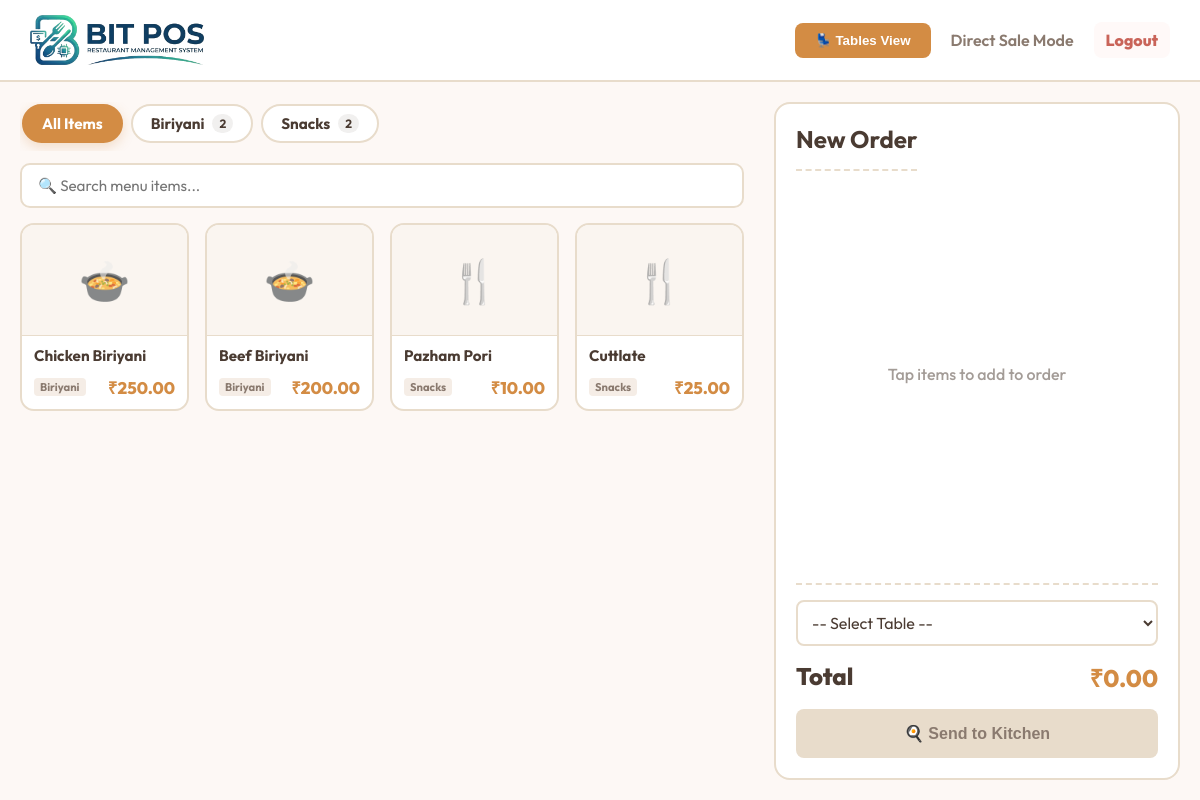
The page / (signed in) on the database its author committed.
### core/models.py (models this page shows, shortened)
class Category(models.Model):
    company = models.ForeignKey(Company, related_name='categories', on_delete=models.CASCADE)
    name = models.CharField(max_length=100)
    printer = models.ForeignKey(Printer, related_name='categories', on_delete=models.SET_NULL, null=True, blank=True)

class MenuItem(models.Model):
    company = models.ForeignKey(Company, related_name='menu_items', on_delete=models.CASCADE)
    category = models.ForeignKey(Category, related_name='items', on_delete=models.CASCADE)
    name = models.CharField(max_length=200)
    description = models.TextField(blank=True)
    price = models.DecimalField(max_digits=8, decimal_places=2, validators=[MinValueValidator(Decimal('0.01'))])
    image = models.ImageField(upload_to='menu_items/', null=True, blank=True)
    is_available = models.BooleanField(default=True)

### core/views.py (the view)
# urls.py: path('', views.pos_dashboard, name='pos_dashboard'),
@login_required(login_url='login_view')
def pos_dashboard(request):
    if request.user.is_superuser:
        return HttpResponseRedirect(reverse('super_admin_dashboard'))
    if not hasattr(request.user, 'profile') or not request.user.profile.company:
        return HttpResponseForbidden("Your account is not assigned to any store.")
    if request.user.profile.role == 'admin':
        return HttpResponseRedirect(reverse('sales_dashboard'))
    company = request.user.profile.company
    from .models import Table
    tables = Table.objects.filter(company=company).order_by('table_number')
    categories = Category.objects.filter(company=company).prefetch_related('items')
    return render(request, 'core/pos_dashboard.html', {
        'categories': categories,
        'tables': tables,
        'company': company,
    })

### core/templates/core/pos_dashboard.html (shortened to what this page needs)
<!DOCTYPE html>
<html lang='en'>
<head>
</head>
<body>
    <header>
        <h1><img src="/static/core/images/logo.png" alt="BITPOS" style="height: 50px; vertical-align: middle;"></h1>
        <div style='font-weight: 600; color: #8A7A6F; display: flex; align-items: center;'>
            {% if company.pos_type != 'cafe' %}
            <button onclick="openTablesModal()" style="margin-right:20px; padding:10px 20px; background:var(--primary); color:white; border:none; border-radius:8px; font-weight:800; cursor:pointer;">&#128186; Tables View</button>
            {% else %}
            <button onclick="loadActiveOrders()" style="margin-right:20px; padding:10px 20px; background:var(--primary); color:white; border:none; border-radius:8px; font-weight:800; cursor:pointer;">&#128193; Active Orders</button>
            {% endif %}
            <span style='margin-right:20px'>Direct Sale Mode</span>
            <a href='#' onclick="openLogoutModal(); return false;" style='color:#C96459;text-decoration:none;font-weight:800;padding:8px 12px;background:#FFF9F8;border-radius:8px'>Logout</a>
        </div>
    </header>
    <div class='main-container'>
        <div class='menu-section'>
            <div class="category-tabs-container">
                <div class="category-tabs" id="category-tabs">
                    <button class="category-tab-btn active" onclick="selectCategory('all', this)">
                        <span>All Items</span>
                    </button>
                    {% for category in categories %}
                    <button class="category-tab-btn" onclick="selectCategory('cat-{{ category.id }}', this)">
                        <span>{{ category.name }}</span>
                        <span class="cat-count-badge">{{ category.items.count }}</span>
                    </button>
                    {% endfor %}
                </div>
            </div>
            <div class="search-wrapper">
                <input type="text" id="pos-search-input" class="pos-search-input" placeholder="&#128269; Search menu items..." oninput="filterMenuItems()">
            </div>
            <div class='menu-grid' id="menu-grid">
                {% for category in categories %}
                    {% for item in category.items.all %}
                    <div class='menu-card' data-category="cat-{{ category.id }}" data-name="{{ item.name|lower }}" data-item-id="{{ item.id }}" onclick="addToCart('{{ item.id }}', '{{ item.name|escapejs }}', {{ item.price }}, '{{ category.name|escapejs }}')">
                        <div class="menu-card-img-wrap">
                            {% if item.image %}
                            <img src="{{ item.image.url }}" alt="{{ item.name }}" class="menu-card-img" loading="lazy">
                            {% else %}
                            <div class="menu-card-fallback-icon">
                                {% if 'tea' in item.name|lower or 'coffee' in item.name|lower or 'drink' in category.name|lower or 'juice' in category.name|lower %}
                                &#9749;
                                {% elif 'biriyani' in item.name|lower or 'chicken' in item.name|lower or 'non' in category.name|lower or 'burger' in item.name|lower or 'pizza' in item.name|lower %}
                                &#127858;
                                {% else %}
                                &#127860;
                                {% endif %}
                            </div>
                            {% endif %}
                        </div>
                        <div class="menu-card-body">
                            <div class='item-name'>{{ item.name }}</div>
                            <div class="item-meta-row">
                                <span class="item-cat-tag">{{ category.name }}</span>
                                <div class='item-price'>&#8377;{{ item.price }}</div>
                            </div>
                        </div>
                    </div>
                    {% endfor %}
                {% endfor %}
            </div>
        </div>
        <div class='order-panel'>
            <div style="display:flex; justify-content:space-between; align-items:center; margin-bottom:0;">
                <h2 id="order-panel-title" style="margin:0 0 8px;">New Order</h2>
            </div>
            <div class='cart-items' id='cart-items'>
                <div style="margin:auto; opacity:0.5; font-weight:500;">Tap items to add to order</div>
            </div>
            <div class='cart-footer'>
                {% if company.pos_type != 'cafe' %}
                <div style="margin-bottom: 15px;">
                    <select id="table-select" style="width: 100%; padding: 10px; border-radius: 8px; border: 2px solid var(--border); font-family: 'Outfit', sans-serif; font-size: 1rem; color: var(--text-color); background: white;">
                        <option value="">-- Select Table --</option>
                    </select>
                </div>
                {% endif %}
                <div class='cart-total'>
                    <span>Total</span>
                    <span style="color:var(--primary)" id="cart-total-price">&#8377;0.00</span>
                </div>
                <button class='checkout-btn' id="kitchen-btn" disabled onclick="sendToKitchen()" style="width:100%; font-size: 1rem;">&#127859; Send to Kitchen</button>
            </div>
        </div>
    </div>
</body>
</html>

### core/templates/core/pos_dashboard.html (style rules this page uses)
:root { --bg-color: #FDF8F5; --card-bg: #FFFFFF; --text-color: #4A3B32; --primary: #D38C44; --border: #E8DCCB; }
body { margin: 0; font-family: 'Outfit', sans-serif; background: var(--bg-color); color: var(--text-color); height: 100vh; display: flex; flex-direction: column; overflow: hidden; }
header { padding: 15px 30px; background: var(--card-bg); border-bottom: 2px solid var(--border); display: flex; justify-content: space-between; align-items: center; z-index: 10; }
h1 { margin: 0; font-weight: 800; font-size: 1.5rem; color: #4A3B32; }
.main-container { display: flex; flex: 1; padding: 20px; gap: 20px; overflow: hidden; }
.menu-section { flex: 2; display: flex; flex-direction: column; overflow-y: auto; padding-right: 10px; }
.category-tabs-container { margin-bottom: 12px; }
.category-tabs { display: flex; gap: 8px; overflow-x: auto; padding: 2px 2px 8px; scroll-behavior: smooth; }
.category-tab-btn { background: #FFFFFF; border: 2px solid var(--border); border-radius: 30px; padding: 8px 18px; font-family: 'Outfit', sans-serif; font-weight: 700; font-size: 0.95rem; color: var(--text-color); cursor: pointer; white-space: nowrap; display: flex; align-items: center; gap: 8px; transition: all 0.2s ease; user-select: none; }
.category-tab-btn.active { background: var(--primary); border-color: var(--primary); color: #FFFFFF; box-shadow: 0 4px 12px rgba(211, 140, 68, 0.25); }
.cat-count-badge { font-size: 0.75rem; padding: 2px 7px; border-radius: 10px; background: rgba(74, 59, 50, 0.08); color: inherit; }
.search-wrapper { margin-bottom: 15px; }
.pos-search-input { width: 100%; padding: 11px 16px; border-radius: 10px; border: 2px solid var(--border); background: #FFFFFF; font-family: 'Outfit', sans-serif; font-size: 0.95rem; color: var(--text-color); outline: none; transition: border-color 0.2s; box-sizing: border-box; }
.menu-grid { display: grid; grid-template-columns: repeat(auto-fill, minmax(160px, 1fr)); gap: 16px; margin-bottom: 20px; }
.menu-card { background: var(--card-bg); border: 2px solid var(--border); border-radius: 14px; overflow: hidden; cursor: pointer; transition: all 0.2s ease; user-select: none; display: flex; flex-direction: column; position: relative; }
.menu-card-img-wrap { height: 110px; width: 100%; background: #FAF5F0; display: flex; align-items: center; justify-content: center; position: relative; overflow: hidden; border-bottom: 1px solid var(--border); }
.menu-card-fallback-icon { font-size: 2.6rem; opacity: 0.8; }
.menu-card-body { padding: 10px 12px; display: flex; flex-direction: column; flex: 1; justify-content: space-between; }
.item-name { font-weight: 700; font-size: 0.95rem; color: #4A3B32; margin-bottom: 6px; line-height: 1.3; }
.item-meta-row { display: flex; justify-content: space-between; align-items: center; margin-top: 4px; }
.item-cat-tag { font-size: 0.7rem; font-weight: 700; color: #8A7A6F; background: #F5EDE6; padding: 2px 6px; border-radius: 4px; }
.item-price { color: var(--primary); font-weight: 800; font-size: 1.05rem; }
.order-panel { flex: 1; background: var(--card-bg); border-radius: 16px; border: 2px solid var(--border); padding: 20px; display: flex; flex-direction: column; }
.order-panel h2 { margin-top: 0; color: #4A3B32; border-bottom: 2px dashed var(--border); padding-bottom: 15px; }
.cart-items { flex: 1; overflow-y: auto; display: flex; flex-direction: column; gap: 10px; margin-bottom: 15px; }
.cart-footer { border-top: 2px dashed var(--border); padding-top: 15px; }
.cart-total { display: flex; justify-content: space-between; font-size: 1.5rem; font-weight: 800; margin-bottom: 15px; color: #4A3B32; }
.checkout-btn { width: 100%; padding: 15px; background: var(--primary); color: white; border: none; border-radius: 8px; font-weight: 800; font-size: 1.2rem; cursor: pointer; transition: 0.2s; }
.checkout-btn:disabled { background: var(--border); color: #8A7A6F; cursor: not-allowed; }

### rows shown on the page
Category: name "Biriyani", items.count "2"
Category: name "Snacks", items.count "2"
MenuItem: name "Chicken Biriyani", price "250.00"
MenuItem: name "Beef Biriyani", price "200.00"
MenuItem: name "Pazham Pori", price "10.00"
MenuItem: name "Cuttlate", price "25.00"
